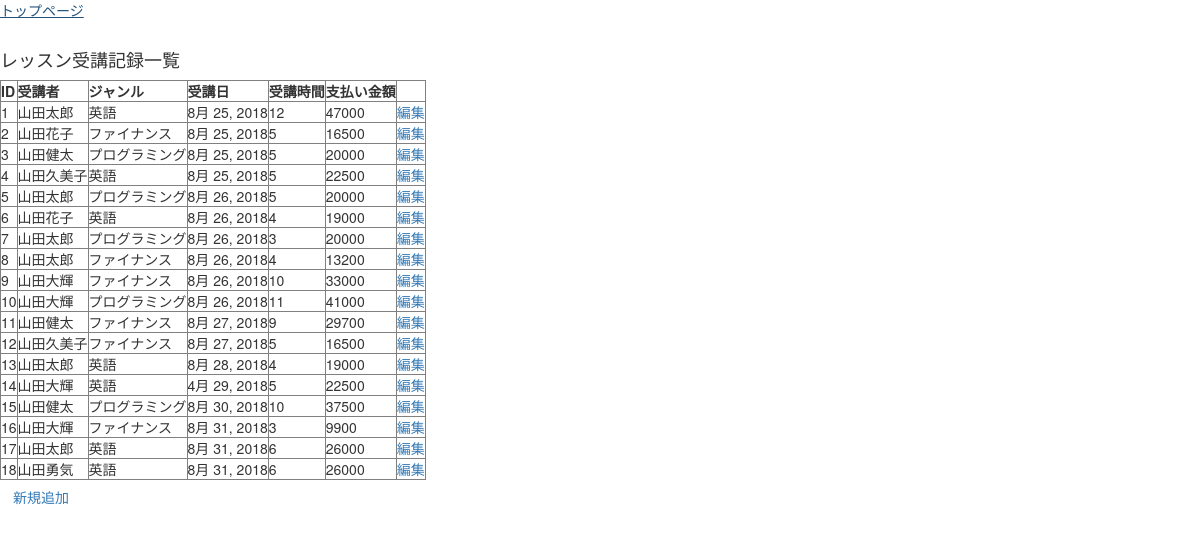
Page /lesson_history on the earlier database version.
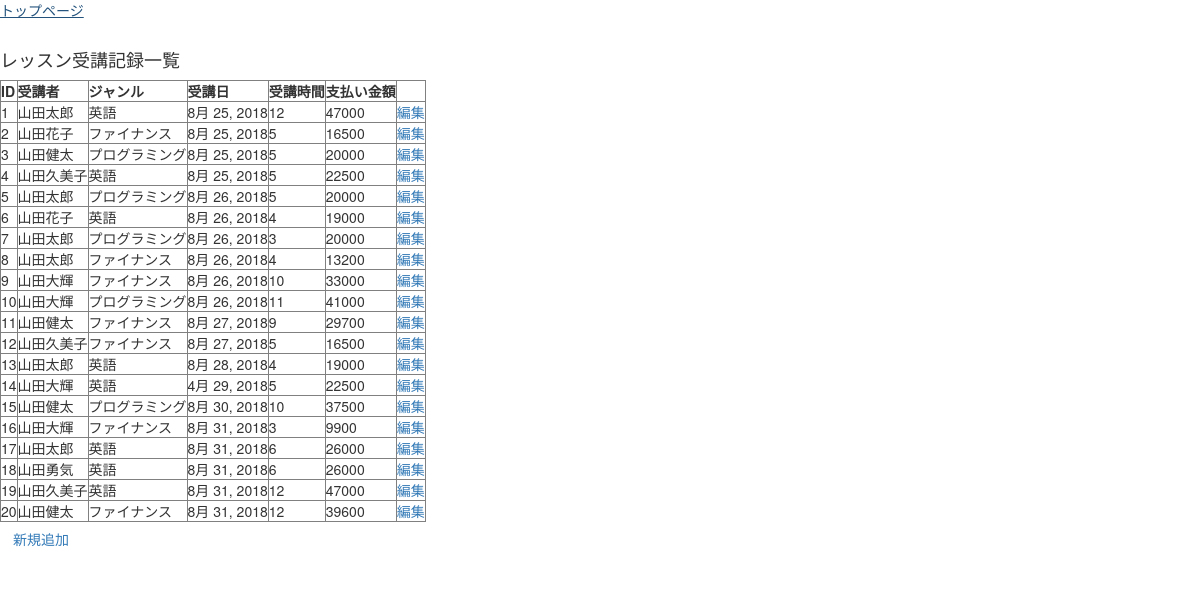
Same page on the later database version.
### school/models.py (models this page shows, shortened)
class Lesson_history(models.Model):
  customer = models.ForeignKey(Customer, verbose_name="顧客名")
  lesson = models.ForeignKey(Lesson, verbose_name="ジャンル")
  date = models.DateField(default=timezone.now, verbose_name="受講日")
  hour = models.CharField(max_length=200, verbose_name='受講時間(h)')
  def calculate_price(self):
    hour = int(self.hour)
    charge = int(self.lesson.charge)
    usage_fee = int(self.lesson.usage_fee)
    if self.lesson.genre == 2: #ファイナンスの価格計算
      volume_discount = 2800
      volume_discount_two = 2500
      if hour > 20 and 50 >= hour:
        return charge + (usage_fee * 20) + (volume_discount * (hour - 20))
      elif hour > 50:
        return charge + (usage_fee * 20) + (volume_discount * 30) + (volume_discount_two * (hour - 50))
    elif self.lesson.genre == 3: #プログラミングの価格計算
      volume_discount = 3000
      volume_discount_two = 2800
      volume_discount_three = 2500
      if hour <= 5:
        return charge
      elif hour > 5 and 20 >= hour:
        return charge + (usage_fee * (hour - 5))
      elif hour > 20 and 35 >= hour:
        return charge + (usage_fee * 15) + (volume_discount * (hour - 20))
      elif hour > 35 and 50 >= hour:
        return charge + (usage_fee * 15) + (volume_discount * 15) + (volume_discount_two * (hour - 35))
      elif hour > 50:
        return charge + (usage_fee * 15) + (volume_discount * 15) + (volume_discount_two * 15) + (volume_discount_three * (hour - 50))
    return charge + (usage_fee * hour)

class Customer(models.Model):
  GENDER_CHOICES = (
    (1, '男'),
    (2, '女'),
    (3, 'その他'),
  )
  name = models.CharField(max_length=255, verbose_name='名前')
  gender = models.IntegerField(verbose_name='性別', choices=GENDER_CHOICES, blank=True, null=True)
  age = models.CharField(max_length=200, verbose_name='年齢')
  def __str__(self):
    return self.name

class Lesson(models.Model):
  GENRE_CHOICES = (
    (1, '英語'),
    (2, 'ファイナンス'),
    (3, 'プログラミング'),
  )
  genre = models.IntegerField(verbose_name='ジャンル', choices=GENRE_CHOICES, blank=True, null=True)
  charge = models.CharField(max_length=200, verbose_name='基本料金')
  usage_fee = models.CharField(max_length=200, verbose_name='従量料金')

### school/views.py (the view)
# urls.py: url(r'^lesson_history$', views.lesson_history, name='lesson_history'),
def lesson_history(request):
  histories = Lesson_history.objects.all()
  return render(request, 'school/lesson_history.html', {'histories': histories})

### school/templates/school/lesson_history.html
{% extends 'school/base.html' %}
{% block content %}
<a href="/">トップページ</a>
<br><br>
<h4>レッスン受講記録一覧</h4>
<table border="1">
  <thead>
    <tr>
      <th>ID</th>
      <th>受講者</th>
      <th>ジャンル</th>
      <th>受講日</th>
      <th>受講時間</th>
      <th>支払い金額</th>
      <th></th>
    </tr>
  </thead>
  <tbody>
    {% for history in histories %}
      <tr>
        <td>{{ history.id }}</td>
        <td>{{ history.customer }}</td>
        {% if history.lesson.genre == 1 %}
          <td>英語</td>
        {% elif history.lesson.genre == 2 %}
          <td>ファイナンス</td>
        {% elif history.lesson.genre == 3 %}
          <td>プログラミング</td>
        {% endif %}
        <td>{{ history.date }}</td>
        <td>{{ history.hour }}</td>
        <td>{{ history.calculate_price }}</td>
        <td><a href="{% url 'lesson_history_edit' pk=history.pk %}">編集</a></td>
      </tr>
    {% endfor %}
  </tbody>
</table>
<div class="btn">
  <p><a href="{% url 'new_lesson_history' %}">新規追加</a></p>
</div>
{% endblock content %}

### school/templates/school/base.html (shortened to what this page needs)
{% load staticfiles %}
<!DOCTYPE html>
<html>
<head>
  <link rel="stylesheet" href="//maxcdn.bootstrapcdn.com/bootstrap/3.2.0/css/bootstrap.min.css">
  <link rel="stylesheet" href="//maxcdn.bootstrapcdn.com/bootstrap/3.2.0/css/bootstrap-theme.min.css">
  <link rel="stylesheet" href="{% static 'css/school.css' %}">
</head>
<body>
{% block content %}
{% endblock %}
</body>
</html>

Differences in the rows shown:
added Lesson_history: id "19", customer "山田久美子", shows "英語", date "8月 31, 2018", hour "12", calculate_price "47000"
added Lesson_history: id "20", customer "山田健太", shows "ファイナンス", date "8月 31, 2018", hour "12", calculate_price "39600"
